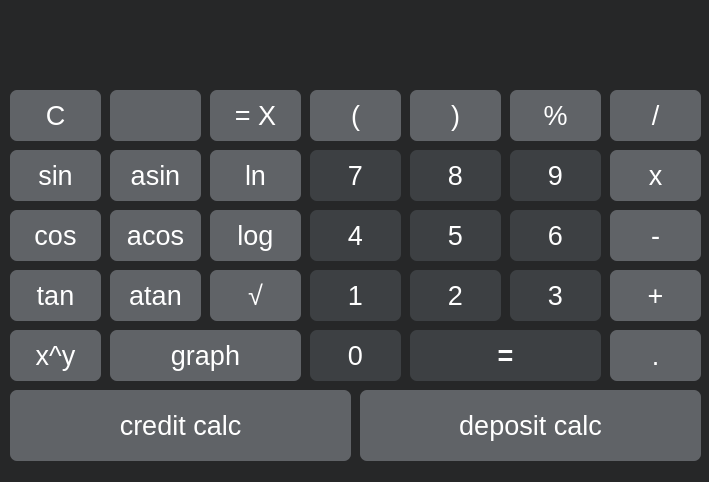
<?xml version="1.0" encoding="UTF-8"?>
<ui version="4.0">
 <class>View</class>
 <widget class="QMainWindow" name="View">
  <property name="enabled">
   <bool>true</bool>
  </property>
  <property name="geometry">
   <rect>
    <x>0</x>
    <y>0</y>
    <width>709</width>
    <height>482</height>
   </rect>
  </property>
  <property name="sizePolicy">
   <sizepolicy hsizetype="Fixed" vsizetype="Preferred">
    <horstretch>0</horstretch>
    <verstretch>0</verstretch>
   </sizepolicy>
  </property>
  <property name="minimumSize">
   <size>
    <width>709</width>
    <height>482</height>
   </size>
  </property>
  <property name="maximumSize">
   <size>
    <width>709</width>
    <height>482</height>
   </size>
  </property>
  <property name="sizeIncrement">
   <size>
    <width>0</width>
    <height>-1</height>
   </size>
  </property>
  <property name="baseSize">
   <size>
    <width>-1</width>
    <height>0</height>
   </size>
  </property>
  <property name="windowTitle">
   <string>SmartCalc_V2</string>
  </property>
  <property name="styleSheet">
   <string notr="true">background-color: rgb(38, 39, 40);
</string>
  </property>
  <widget class="QWidget" name="centralwidget">
   <property name="minimumSize">
    <size>
     <width>709</width>
     <height>482</height>
    </size>
   </property>
   <property name="maximumSize">
    <size>
     <width>709</width>
     <height>482</height>
    </size>
   </property>
   <property name="mouseTracking">
    <bool>false</bool>
   </property>
   <property name="tabletTracking">
    <bool>false</bool>
   </property>
   <widget class="QPushButton" name="pushButton_dot">
    <property name="geometry">
     <rect>
      <x>610</x>
      <y>330</y>
      <width>91</width>
      <height>51</height>
     </rect>
    </property>
    <property name="font">
     <font>
      <pointsize>20</pointsize>
     </font>
    </property>
    <property name="styleSheet">
     <string notr="true">QPushButton {
	background-color: rgb(96, 99, 103);
  	color: white; 
	border-radius: 7px;
}
QPushButton:pressed {
    	border: 1px solid  gray;
	background-color: qlineargradient(x1: 0, y1: 0, x2: 0, y2: 1,
                                      stop: 0 #A9A9A9, stop: 1 #808080);
}</string>
    </property>
    <property name="text">
     <string>.</string>
    </property>
   </widget>
   <widget class="QPushButton" name="pushButton_plus">
    <property name="geometry">
     <rect>
      <x>610</x>
      <y>270</y>
      <width>91</width>
      <height>51</height>
     </rect>
    </property>
    <property name="font">
     <font>
      <pointsize>20</pointsize>
     </font>
    </property>
    <property name="styleSheet">
     <string notr="true">QPushButton {
	background-color: rgb(96, 99, 103);
  	color: white; 
	border-radius: 7px;
}
QPushButton:pressed {
    	border: 1px solid  gray;
	background-color: qlineargradient(x1: 0, y1: 0, x2: 0, y2: 1,
                                      stop: 0 #A9A9A9, stop: 1 #808080);
}</string>
    </property>
    <property name="text">
     <string>+</string>
    </property>
   </widget>
   <widget class="QPushButton" name="pushButton_sub">
    <property name="geometry">
     <rect>
      <x>610</x>
      <y>210</y>
      <width>91</width>
      <height>51</height>
     </rect>
    </property>
    <property name="font">
     <font>
      <pointsize>20</pointsize>
     </font>
    </property>
    <property name="styleSheet">
     <string notr="true">QPushButton {
	background-color: rgb(96, 99, 103);
  	color: white; 
	border-radius: 7px;
}
QPushButton:pressed {
    	border: 1px solid  gray;
	background-color: qlineargradient(x1: 0, y1: 0, x2: 0, y2: 1,
                                      stop: 0 #A9A9A9, stop: 1 #808080);
}</string>
    </property>
    <property name="text">
     <string>-</string>
    </property>
   </widget>
   <widget class="QPushButton" name="pushButton_mult">
    <property name="geometry">
     <rect>
      <x>610</x>
      <y>150</y>
      <width>91</width>
      <height>51</height>
     </rect>
    </property>
    <property name="font">
     <font>
      <pointsize>20</pointsize>
     </font>
    </property>
    <property name="styleSheet">
     <string notr="true">QPushButton {
	background-color: rgb(96, 99, 103);
  	color: white; 
	border-radius: 7px;
}
QPushButton:pressed {
    	border: 1px solid  gray;
	background-color: qlineargradient(x1: 0, y1: 0, x2: 0, y2: 1,
                                      stop: 0 #A9A9A9, stop: 1 #808080);
}</string>
    </property>
    <property name="text">
     <string>x</string>
    </property>
   </widget>
   <widget class="QPushButton" name="pushButton_result">
    <property name="geometry">
     <rect>
      <x>410</x>
      <y>330</y>
      <width>191</width>
      <height>51</height>
     </rect>
    </property>
    <property name="font">
     <font>
      <pointsize>20</pointsize>
      <weight>75</weight>
      <bold>true</bold>
     </font>
    </property>
    <property name="styleSheet">
     <string notr="true">QPushButton {
	background-color:rgb(61, 64, 67);
  	color: white; 
	border-radius: 7px;
}
QPushButton:pressed {
    	border: 1px solid  gray;
	background-color: qlineargradient(x1: 0, y1: 0, x2: 0, y2: 1,
                                      stop: 0 #696969, stop: 1 #D1D1D1);
}
</string>
    </property>
    <property name="text">
     <string>=</string>
    </property>
   </widget>
   <widget class="QPushButton" name="pushButton_3">
    <property name="geometry">
     <rect>
      <x>510</x>
      <y>270</y>
      <width>91</width>
      <height>51</height>
     </rect>
    </property>
    <property name="font">
     <font>
      <pointsize>20</pointsize>
     </font>
    </property>
    <property name="styleSheet">
     <string notr="true">QPushButton {
	background-color:rgb(61, 64, 67);
  	color: white; 
	border-radius: 7px;
}
QPushButton:pressed {
    	border: 1px solid  gray;
	background-color: qlineargradient(x1: 0, y1: 0, x2: 0, y2: 1,
                                      stop: 0 #696969, stop: 1 #D1D1D1);
}
</string>
    </property>
    <property name="text">
     <string>3</string>
    </property>
   </widget>
   <widget class="QPushButton" name="pushButton_2">
    <property name="geometry">
     <rect>
      <x>410</x>
      <y>270</y>
      <width>91</width>
      <height>51</height>
     </rect>
    </property>
    <property name="font">
     <font>
      <pointsize>20</pointsize>
     </font>
    </property>
    <property name="styleSheet">
     <string notr="true">QPushButton {
	background-color:rgb(61, 64, 67);
  	color: white; 
	border-radius: 7px;
}
QPushButton:pressed {
    	border: 1px solid  gray;
	background-color: qlineargradient(x1: 0, y1: 0, x2: 0, y2: 1,
                                      stop: 0 #696969, stop: 1 #D1D1D1);
}
</string>
    </property>
    <property name="text">
     <string>2</string>
    </property>
   </widget>
   <widget class="QPushButton" name="pushButton_0">
    <property name="geometry">
     <rect>
      <x>310</x>
      <y>330</y>
      <width>91</width>
      <height>51</height>
     </rect>
    </property>
    <property name="font">
     <font>
      <pointsize>20</pointsize>
     </font>
    </property>
    <property name="styleSheet">
     <string notr="true">QPushButton {
	background-color:rgb(61, 64, 67);
  	color: white; 
	border-radius: 7px;
}
QPushButton:pressed {
    	border: 1px solid  gray;
	background-color: qlineargradient(x1: 0, y1: 0, x2: 0, y2: 1,
                                      stop: 0 #696969, stop: 1 #D1D1D1);
}
</string>
    </property>
    <property name="text">
     <string>0</string>
    </property>
   </widget>
   <widget class="QPushButton" name="pushButton_1">
    <property name="geometry">
     <rect>
      <x>310</x>
      <y>270</y>
      <width>91</width>
      <height>51</height>
     </rect>
    </property>
    <property name="font">
     <font>
      <pointsize>20</pointsize>
     </font>
    </property>
    <property name="styleSheet">
     <string notr="true">QPushButton {
	background-color:rgb(61, 64, 67);
  	color: white; 
	border-radius: 7px;
}
QPushButton:pressed {
    	border: 1px solid  gray;
	background-color: qlineargradient(x1: 0, y1: 0, x2: 0, y2: 1,
                                      stop: 0 #696969, stop: 1 #D1D1D1);
}
</string>
    </property>
    <property name="text">
     <string>1</string>
    </property>
   </widget>
   <widget class="QPushButton" name="pushButton_5">
    <property name="geometry">
     <rect>
      <x>410</x>
      <y>210</y>
      <width>91</width>
      <height>51</height>
     </rect>
    </property>
    <property name="font">
     <font>
      <pointsize>20</pointsize>
     </font>
    </property>
    <property name="styleSheet">
     <string notr="true">QPushButton {
	background-color:rgb(61, 64, 67);
  	color: white; 
	border-radius: 7px;
}
QPushButton:pressed {
    	border: 1px solid  gray;
	background-color: qlineargradient(x1: 0, y1: 0, x2: 0, y2: 1,
                                      stop: 0 #696969, stop: 1 #D1D1D1);
}
</string>
    </property>
    <property name="text">
     <string>5</string>
    </property>
   </widget>
   <widget class="QPushButton" name="pushButton_4">
    <property name="geometry">
     <rect>
      <x>310</x>
      <y>210</y>
      <width>91</width>
      <height>51</height>
     </rect>
    </property>
    <property name="font">
     <font>
      <pointsize>20</pointsize>
     </font>
    </property>
    <property name="styleSheet">
     <string notr="true">QPushButton {
	background-color:rgb(61, 64, 67);
  	color: white; 
	border-radius: 7px;
}
QPushButton:pressed {
    	border: 1px solid  gray;
	background-color: qlineargradient(x1: 0, y1: 0, x2: 0, y2: 1,
                                      stop: 0 #696969, stop: 1 #D1D1D1);
}
</string>
    </property>
    <property name="text">
     <string>4</string>
    </property>
   </widget>
   <widget class="QPushButton" name="pushButton_6">
    <property name="geometry">
     <rect>
      <x>510</x>
      <y>210</y>
      <width>91</width>
      <height>51</height>
     </rect>
    </property>
    <property name="font">
     <font>
      <pointsize>20</pointsize>
     </font>
    </property>
    <property name="styleSheet">
     <string notr="true">QPushButton {
	background-color:rgb(61, 64, 67);
  	color: white; 
	border-radius: 7px;
}
QPushButton:pressed {
    	border: 1px solid  gray;
	background-color: qlineargradient(x1: 0, y1: 0, x2: 0, y2: 1,
                                      stop: 0 #696969, stop: 1 #D1D1D1);
}
</string>
    </property>
    <property name="text">
     <string>6</string>
    </property>
   </widget>
   <widget class="QPushButton" name="pushButton_8">
    <property name="geometry">
     <rect>
      <x>410</x>
      <y>150</y>
      <width>91</width>
      <height>51</height>
     </rect>
    </property>
    <property name="font">
     <font>
      <pointsize>20</pointsize>
     </font>
    </property>
    <property name="styleSheet">
     <string notr="true">QPushButton {
	background-color:rgb(61, 64, 67);
  	color: white; 
	border-radius: 7px;
}
QPushButton:pressed {
    	border: 1px solid  gray;
	background-color: qlineargradient(x1: 0, y1: 0, x2: 0, y2: 1,
                                      stop: 0 #696969, stop: 1 #D1D1D1);
}
</string>
    </property>
    <property name="text">
     <string>8</string>
    </property>
   </widget>
   <widget class="QPushButton" name="pushButton_7">
    <property name="geometry">
     <rect>
      <x>310</x>
      <y>150</y>
      <width>91</width>
      <height>51</height>
     </rect>
    </property>
    <property name="font">
     <font>
      <pointsize>20</pointsize>
     </font>
    </property>
    <property name="styleSheet">
     <string notr="true">QPushButton {
	background-color:rgb(61, 64, 67);
  	color: white; 
	border-radius: 7px;
}
QPushButton:pressed {
    	border: 1px solid  gray;
	background-color: qlineargradient(x1: 0, y1: 0, x2: 0, y2: 1,
                                      stop: 0 #696969, stop: 1 #D1D1D1);
}
</string>
    </property>
    <property name="text">
     <string>7</string>
    </property>
   </widget>
   <widget class="QPushButton" name="pushButton_9">
    <property name="geometry">
     <rect>
      <x>510</x>
      <y>150</y>
      <width>91</width>
      <height>51</height>
     </rect>
    </property>
    <property name="font">
     <font>
      <pointsize>20</pointsize>
     </font>
    </property>
    <property name="styleSheet">
     <string notr="true">QPushButton {
	background-color:rgb(61, 64, 67);
  	color: white; 
	border-radius: 7px;
}
QPushButton:pressed {
    	border: 1px solid  gray;
	background-color: qlineargradient(x1: 0, y1: 0, x2: 0, y2: 1,
                                      stop: 0 #696969, stop: 1 #D1D1D1);
}
</string>
    </property>
    <property name="text">
     <string>9</string>
    </property>
   </widget>
   <widget class="QPushButton" name="pushButton_div">
    <property name="geometry">
     <rect>
      <x>610</x>
      <y>90</y>
      <width>91</width>
      <height>51</height>
     </rect>
    </property>
    <property name="font">
     <font>
      <pointsize>20</pointsize>
     </font>
    </property>
    <property name="styleSheet">
     <string notr="true">QPushButton {
	background-color: rgb(96, 99, 103);
  	color: white; 
	border-radius: 7px;
}
QPushButton:pressed {
    	border: 1px solid  gray;
	background-color: qlineargradient(x1: 0, y1: 0, x2: 0, y2: 1,
                                      stop: 0 #A9A9A9, stop: 1 #808080);
}</string>
    </property>
    <property name="text">
     <string>/</string>
    </property>
   </widget>
   <widget class="QPushButton" name="pushButton_mod">
    <property name="geometry">
     <rect>
      <x>510</x>
      <y>90</y>
      <width>91</width>
      <height>51</height>
     </rect>
    </property>
    <property name="font">
     <font>
      <pointsize>20</pointsize>
     </font>
    </property>
    <property name="styleSheet">
     <string notr="true">QPushButton {
	background-color: rgb(96, 99, 103);
  	color: white; 
	border-radius: 7px;
}
QPushButton:pressed {
    	border: 1px solid  gray;
	background-color: qlineargradient(x1: 0, y1: 0, x2: 0, y2: 1,
                                      stop: 0 #A9A9A9, stop: 1 #808080);
}</string>
    </property>
    <property name="text">
     <string>%</string>
    </property>
   </widget>
   <widget class="QPushButton" name="pushButton_R">
    <property name="geometry">
     <rect>
      <x>410</x>
      <y>90</y>
      <width>91</width>
      <height>51</height>
     </rect>
    </property>
    <property name="font">
     <font>
      <pointsize>20</pointsize>
     </font>
    </property>
    <property name="styleSheet">
     <string notr="true">QPushButton {
	background-color: rgb(96, 99, 103);
  	color: white; 
	border-radius: 7px;
}
QPushButton:pressed {
    	border: 1px solid  gray;
	background-color: qlineargradient(x1: 0, y1: 0, x2: 0, y2: 1,
                                      stop: 0 #A9A9A9, stop: 1 #808080);
}</string>
    </property>
    <property name="text">
     <string>)</string>
    </property>
   </widget>
   <widget class="QPushButton" name="pushButton_L">
    <property name="geometry">
     <rect>
      <x>310</x>
      <y>90</y>
      <width>91</width>
      <height>51</height>
     </rect>
    </property>
    <property name="font">
     <font>
      <pointsize>20</pointsize>
     </font>
    </property>
    <property name="styleSheet">
     <string notr="true">QPushButton {
	background-color: rgb(96, 99, 103);
  	color: white; 
	border-radius: 7px;
}
QPushButton:pressed {
    	border: 1px solid  gray;
	background-color: qlineargradient(x1: 0, y1: 0, x2: 0, y2: 1,
                                      stop: 0 #A9A9A9, stop: 1 #808080);
}</string>
    </property>
    <property name="text">
     <string>(</string>
    </property>
   </widget>
   <widget class="QPushButton" name="pushButton_acos">
    <property name="geometry">
     <rect>
      <x>110</x>
      <y>210</y>
      <width>91</width>
      <height>51</height>
     </rect>
    </property>
    <property name="font">
     <font>
      <pointsize>20</pointsize>
     </font>
    </property>
    <property name="styleSheet">
     <string notr="true">QPushButton {
	background-color: rgb(96, 99, 103);
  	color: white; 
	border-radius: 7px;
}
QPushButton:pressed {
    	border: 1px solid  gray;
	background-color: qlineargradient(x1: 0, y1: 0, x2: 0, y2: 1,
                                      stop: 0 #A9A9A9, stop: 1 #808080);
}</string>
    </property>
    <property name="text">
     <string>acos</string>
    </property>
   </widget>
   <widget class="QPushButton" name="pushButton_sin">
    <property name="geometry">
     <rect>
      <x>10</x>
      <y>150</y>
      <width>91</width>
      <height>51</height>
     </rect>
    </property>
    <property name="font">
     <font>
      <pointsize>20</pointsize>
     </font>
    </property>
    <property name="styleSheet">
     <string notr="true">QPushButton {
	background-color: rgb(96, 99, 103);
  	color: white; 
	border-radius: 7px;
}
QPushButton:pressed {
    	border: 1px solid  gray;
	background-color: qlineargradient(x1: 0, y1: 0, x2: 0, y2: 1,
                                      stop: 0 #A9A9A9, stop: 1 #808080);
}</string>
    </property>
    <property name="text">
     <string>sin</string>
    </property>
   </widget>
   <widget class="QPushButton" name="pushButton_sqrt">
    <property name="geometry">
     <rect>
      <x>210</x>
      <y>270</y>
      <width>91</width>
      <height>51</height>
     </rect>
    </property>
    <property name="font">
     <font>
      <pointsize>20</pointsize>
     </font>
    </property>
    <property name="styleSheet">
     <string notr="true">QPushButton {
	background-color: rgb(96, 99, 103);
  	color: white; 
	border-radius: 7px;
}
QPushButton:pressed {
    	border: 1px solid  gray;
	background-color: qlineargradient(x1: 0, y1: 0, x2: 0, y2: 1,
                                      stop: 0 #A9A9A9, stop: 1 #808080);
}</string>
    </property>
    <property name="text">
     <string>√</string>
    </property>
   </widget>
   <widget class="QPushButton" name="pushButton_log">
    <property name="geometry">
     <rect>
      <x>210</x>
      <y>210</y>
      <width>91</width>
      <height>51</height>
     </rect>
    </property>
    <property name="font">
     <font>
      <pointsize>20</pointsize>
     </font>
    </property>
    <property name="styleSheet">
     <string notr="true">QPushButton {
	background-color: rgb(96, 99, 103);
  	color: white; 
	border-radius: 7px;
}
QPushButton:pressed {
    	border: 1px solid  gray;
	background-color: qlineargradient(x1: 0, y1: 0, x2: 0, y2: 1,
                                      stop: 0 #A9A9A9, stop: 1 #808080);
}</string>
    </property>
    <property name="text">
     <string>log</string>
    </property>
   </widget>
   <widget class="QPushButton" name="pushButton_pow">
    <property name="geometry">
     <rect>
      <x>10</x>
      <y>330</y>
      <width>91</width>
      <height>51</height>
     </rect>
    </property>
    <property name="font">
     <font>
      <pointsize>20</pointsize>
     </font>
    </property>
    <property name="styleSheet">
     <string notr="true">QPushButton {
	background-color: rgb(96, 99, 103);
  	color: white; 
	border-radius: 7px;
}
QPushButton:pressed {
    	border: 1px solid  gray;
	background-color: qlineargradient(x1: 0, y1: 0, x2: 0, y2: 1,
                                      stop: 0 #A9A9A9, stop: 1 #808080);
}</string>
    </property>
    <property name="text">
     <string>x^y</string>
    </property>
   </widget>
   <widget class="QPushButton" name="pushButton_ln">
    <property name="geometry">
     <rect>
      <x>210</x>
      <y>150</y>
      <width>91</width>
      <height>51</height>
     </rect>
    </property>
    <property name="font">
     <font>
      <pointsize>20</pointsize>
     </font>
    </property>
    <property name="styleSheet">
     <string notr="true">QPushButton {
	background-color: rgb(96, 99, 103);
  	color: white; 
	border-radius: 7px;
}
QPushButton:pressed {
    	border: 1px solid  gray;
	background-color: qlineargradient(x1: 0, y1: 0, x2: 0, y2: 1,
                                      stop: 0 #A9A9A9, stop: 1 #808080);
}</string>
    </property>
    <property name="text">
     <string>ln</string>
    </property>
   </widget>
   <widget class="QPushButton" name="pushButton_tan">
    <property name="geometry">
     <rect>
      <x>10</x>
      <y>270</y>
      <width>91</width>
      <height>51</height>
     </rect>
    </property>
    <property name="font">
     <font>
      <pointsize>20</pointsize>
     </font>
    </property>
    <property name="styleSheet">
     <string notr="true">QPushButton {
	background-color: rgb(96, 99, 103);
  	color: white; 
	border-radius: 7px;
}
QPushButton:pressed {
    	border: 1px solid  gray;
	background-color: qlineargradient(x1: 0, y1: 0, x2: 0, y2: 1,
                                      stop: 0 #A9A9A9, stop: 1 #808080);
}</string>
    </property>
    <property name="text">
     <string>tan</string>
    </property>
   </widget>
   <widget class="QPushButton" name="pushButton_cos">
    <property name="geometry">
     <rect>
      <x>10</x>
      <y>210</y>
      <width>91</width>
      <height>51</height>
     </rect>
    </property>
    <property name="font">
     <font>
      <pointsize>20</pointsize>
     </font>
    </property>
    <property name="styleSheet">
     <string notr="true">QPushButton {
	background-color: rgb(96, 99, 103);
  	color: white; 
	border-radius: 7px;
}
QPushButton:pressed {
    	border: 1px solid  gray;
	background-color: qlineargradient(x1: 0, y1: 0, x2: 0, y2: 1,
                                      stop: 0 #A9A9A9, stop: 1 #808080);
}</string>
    </property>
    <property name="text">
     <string>cos</string>
    </property>
   </widget>
   <widget class="QPushButton" name="pushButton_x">
    <property name="geometry">
     <rect>
      <x>210</x>
      <y>90</y>
      <width>91</width>
      <height>51</height>
     </rect>
    </property>
    <property name="font">
     <font>
      <pointsize>20</pointsize>
     </font>
    </property>
    <property name="styleSheet">
     <string notr="true">QPushButton {
	background-color: rgb(96, 99, 103);
  	color: white; 
	border-radius: 7px;
}
QPushButton:pressed {
    	border: 1px solid  gray;
	background-color: qlineargradient(x1: 0, y1: 0, x2: 0, y2: 1,
                                      stop: 0 #A9A9A9, stop: 1 #808080);
}</string>
    </property>
    <property name="text">
     <string>= X</string>
    </property>
   </widget>
   <widget class="QPushButton" name="pushButton_atan">
    <property name="geometry">
     <rect>
      <x>110</x>
      <y>270</y>
      <width>91</width>
      <height>51</height>
     </rect>
    </property>
    <property name="font">
     <font>
      <pointsize>20</pointsize>
     </font>
    </property>
    <property name="styleSheet">
     <string notr="true">QPushButton {
	background-color: rgb(96, 99, 103);
  	color: white; 
	border-radius: 7px;
}
QPushButton:pressed {
    	border: 1px solid  gray;
	background-color: qlineargradient(x1: 0, y1: 0, x2: 0, y2: 1,
                                      stop: 0 #A9A9A9, stop: 1 #808080);
}</string>
    </property>
    <property name="text">
     <string>atan</string>
    </property>
   </widget>
   <widget class="QPushButton" name="pushButton_asin">
    <property name="geometry">
     <rect>
      <x>110</x>
      <y>150</y>
      <width>91</width>
      <height>51</height>
     </rect>
    </property>
    <property name="font">
     <font>
      <pointsize>20</pointsize>
     </font>
    </property>
    <property name="styleSheet">
     <string notr="true">QPushButton {
	background-color: rgb(96, 99, 103);
  	color: white; 
	border-radius: 7px;
}
QPushButton:pressed {
    	border: 1px solid  gray;
	background-color: qlineargradient(x1: 0, y1: 0, x2: 0, y2: 1,
                                      stop: 0 #A9A9A9, stop: 1 #808080);
}</string>
    </property>
    <property name="text">
     <string>asin</string>
    </property>
   </widget>
   <widget class="QLineEdit" name="lineEdit">
    <property name="geometry">
     <rect>
      <x>10</x>
      <y>0</y>
      <width>691</width>
      <height>81</height>
     </rect>
    </property>
    <property name="font">
     <font>
      <family>Kefa</family>
      <pointsize>36</pointsize>
     </font>
    </property>
    <property name="tabletTracking">
     <bool>true</bool>
    </property>
    <property name="layoutDirection">
     <enum>Qt::LeftToRight</enum>
    </property>
    <property name="styleSheet">
     <string notr="true">QLineEdit{
	color: white;
}
QLabel {
  	qproperty-alignment: 'AlignVCenter | AlignRight';
}
</string>
    </property>
    <property name="text">
     <string/>
    </property>
    <property name="maxLength">
     <number>255</number>
    </property>
    <property name="frame">
     <bool>false</bool>
    </property>
    <property name="alignment">
     <set>Qt::AlignRight|Qt::AlignTrailing|Qt::AlignVCenter</set>
    </property>
    <property name="cursorMoveStyle">
     <enum>Qt::LogicalMoveStyle</enum>
    </property>
   </widget>
   <widget class="QPushButton" name="pushButton_graph">
    <property name="geometry">
     <rect>
      <x>110</x>
      <y>330</y>
      <width>191</width>
      <height>51</height>
     </rect>
    </property>
    <property name="font">
     <font>
      <pointsize>20</pointsize>
     </font>
    </property>
    <property name="styleSheet">
     <string notr="true">QPushButton {
	background-color: rgb(96, 99, 103);
  	color: white; 
	border-radius: 7px;
}
QPushButton:pressed {
    	border: 1px solid  gray;
	background-color: qlineargradient(x1: 0, y1: 0, x2: 0, y2: 1,
                                      stop: 0 #A9A9A9, stop: 1 #808080);
}</string>
    </property>
    <property name="text">
     <string>graph</string>
    </property>
   </widget>
   <widget class="QPushButton" name="pushButton_sin_2">
    <property name="geometry">
     <rect>
      <x>10</x>
      <y>90</y>
      <width>91</width>
      <height>51</height>
     </rect>
    </property>
    <property name="font">
     <font>
      <pointsize>20</pointsize>
     </font>
    </property>
    <property name="styleSheet">
     <string notr="true">QPushButton {
	background-color: rgb(96, 99, 103);
  	color: white; 
	border-radius: 7px;
}
QPushButton:pressed {
    	border: 1px solid  gray;
	background-color: qlineargradient(x1: 0, y1: 0, x2: 0, y2: 1,
                                      stop: 0 #A9A9A9, stop: 1 #808080);
}</string>
    </property>
    <property name="text">
     <string>C</string>
    </property>
   </widget>
   <widget class="QLineEdit" name="lineEdit_2">
    <property name="geometry">
     <rect>
      <x>110</x>
      <y>90</y>
      <width>91</width>
      <height>51</height>
     </rect>
    </property>
    <property name="font">
     <font>
      <pointsize>20</pointsize>
     </font>
    </property>
    <property name="styleSheet">
     <string notr="true">
	background-color: rgb(96, 99, 103);
  	color: white; 
	border-radius: 7px;

</string>
    </property>
    <property name="text">
     <string/>
    </property>
    <property name="alignment">
     <set>Qt::AlignCenter</set>
    </property>
   </widget>
   <widget class="QPushButton" name="pushButton_credit_calc">
    <property name="geometry">
     <rect>
      <x>10</x>
      <y>390</y>
      <width>341</width>
      <height>71</height>
     </rect>
    </property>
    <property name="font">
     <font>
      <pointsize>20</pointsize>
     </font>
    </property>
    <property name="styleSheet">
     <string notr="true">QPushButton {
	background-color: rgb(96, 99, 103);
  	color: white; 
	border-radius: 7px;
}
QPushButton:pressed {
    	border: 1px solid  gray;
	background-color: qlineargradient(x1: 0, y1: 0, x2: 0, y2: 1,
                                      stop: 0 #A9A9A9, stop: 1 #808080);
}</string>
    </property>
    <property name="text">
     <string>credit calc</string>
    </property>
   </widget>
   <widget class="QPushButton" name="pushButton_deposit_calc">
    <property name="geometry">
     <rect>
      <x>360</x>
      <y>390</y>
      <width>341</width>
      <height>71</height>
     </rect>
    </property>
    <property name="font">
     <font>
      <pointsize>20</pointsize>
     </font>
    </property>
    <property name="styleSheet">
     <string notr="true">QPushButton {
	background-color: rgb(96, 99, 103);
  	color: white; 
	border-radius: 7px;
}
QPushButton:pressed {
    	border: 1px solid  gray;
	background-color: qlineargradient(x1: 0, y1: 0, x2: 0, y2: 1,
                                      stop: 0 #A9A9A9, stop: 1 #808080);
}</string>
    </property>
    <property name="text">
     <string>deposit calc</string>
    </property>
   </widget>
  </widget>
 </widget>
 <resources/>
 <connections/>
</ui>
